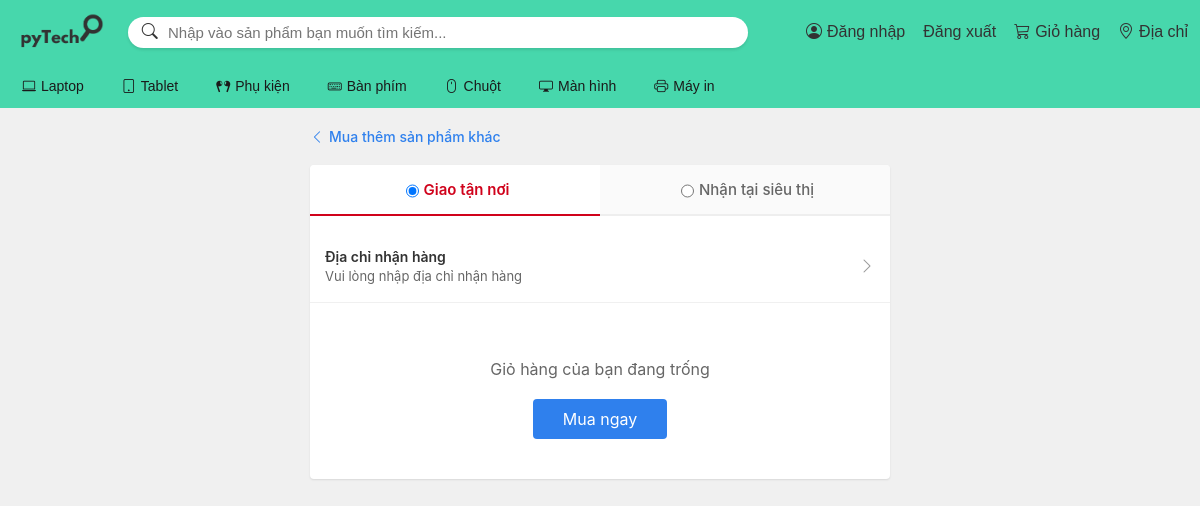
The page /accounts/cart/ on the database as committed earlier.
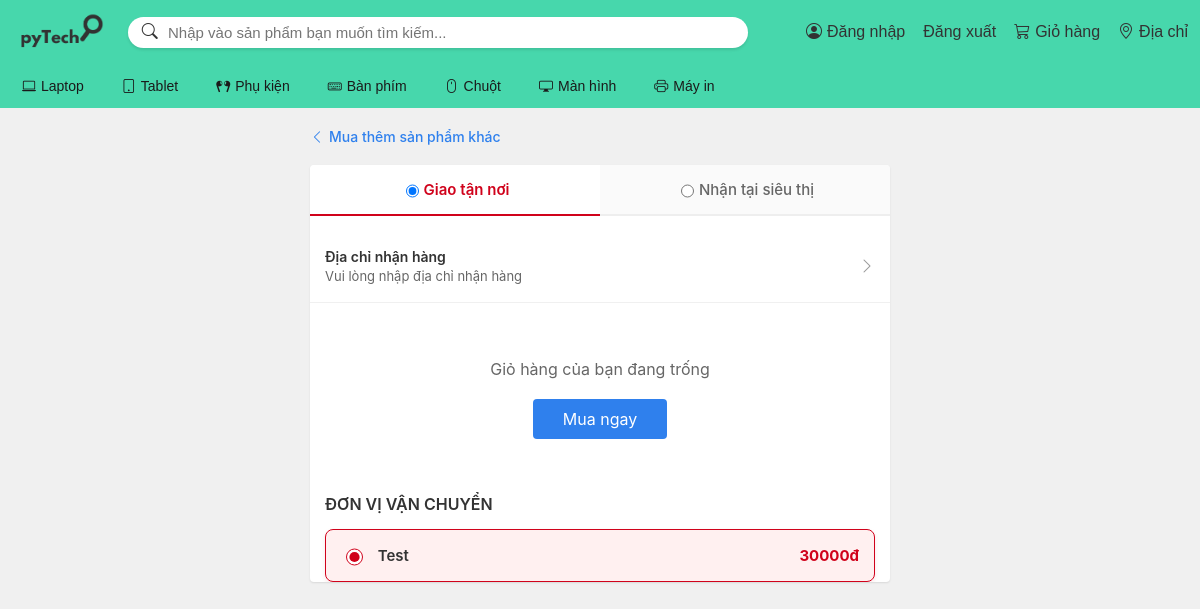
The same page on the database as committed later.
### shippings/models.py (models this page shows, shortened)
class ShippingPartner(models.Model):
    id = models.CharField(primary_key=True, verbose_name="Mã ĐVVC")
    name = models.CharField(max_length=255, verbose_name="Tên đơn vị vận chuyển")
    code = models.CharField(max_length=255, null=True, blank=True, verbose_name="Mã code")
    logo_url = models.CharField(max_length=500, null=True, blank=True, verbose_name="Logo")
    price = models.DecimalField(max_digits=12, decimal_places=2, default=30000, verbose_name="Giá cước")
    is_active = models.BooleanField(default=True, verbose_name="Hoạt động")
    created_at = models.DateTimeField(auto_now_add=True, verbose_name="Ngày tạo")
    class Meta:
        verbose_name = "Đơn vị vận chuyển"
        verbose_name_plural = "Danh sách đơn vị vận chuyển"

### accounts/views.py (the view, shortened to what this page needs)
# urls.py: path("cart/", cart_view, name="cart"),
def cart_view(request):
    items = []
    total = 0
    if request.session.get("customer_id"):
        customer = Customer.objects.get(id=request.session["customer_id"])
        cart = get_or_create_user_cart(customer)
        cart_items = CartItem.objects.filter(cart=cart).select_related("product")
        for item in cart_items:
            line_total = item.quantity * item.price_at_add
            total += line_total
            items.append({
                "id": item.id,
                "product": item.product,
                "quantity": item.quantity,
                "price": item.price_at_add,
                "line_total": line_total,
            })
    else:
        session_cart = request.session.get("cart", {})
    user_address = None
    from shippings.models import ShippingPartner
    shipping_partners = ShippingPartner.objects.filter(is_active=True)
    return render(request, "accounts/cart.html", {
        "items": items,
        "total": total,
        "user_address": user_address,
        "shipping_partners": shipping_partners
    })

### accounts/templates/accounts/cart.html (shortened to what the changed rows need)
{% load static %}
<!DOCTYPE html>
<html>
<head>
    <link rel="stylesheet" href="{% static 'css/cart.css' %}">
    <link href="https://cdn.jsdelivr.net/npm/bootstrap-icons@1.11.3/font/bootstrap-icons.css" rel="stylesheet">
</head>
<body>
<div class="cart-wrapper">
    {% include 'includes/header.html' %}
    <div class="cart-container">
        <div class="cart-content-box">
             {% if shipping_partners %}
            <div class="shipping-section" id="shipping-section">
                <div class="section-header">Đơn vị vận chuyển</div>
                <div class="shipping-options">
                    {% for partner in shipping_partners %}
                    <label class="shipping-option">
                        <input type="radio" name="shipping_partner" value="{{ partner.id }}" data-price="{{ partner.price }}" {% if forloop.first %}checked{% endif %}>
                        <div class="shipping-details">
                            <span class="shipping-name">{{ partner.name }}</span>
                            <span class="shipping-price">{{ partner.price|floatformat:0 }}đ</span>
                        </div>
                    </label>
                    {% endfor %}
                </div>
            </div>
            {% endif %}
        </div>
    </div>
</div>
</body>
</html>

Rows that differ between the two databases and show on the page:
added ShippingPartner: shipping_partner "☑ Test 30000đ", name "Test", price "30000"
Other text that changed with them:
text now shown: "ĐƠN VỊ VẬN CHUYỂN"
